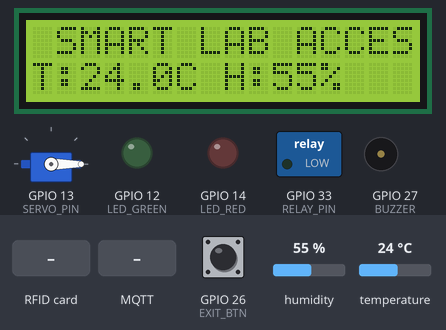
The program below on a simulated ESP32. Shown: 16×2 character LCD, servo, switched loads named in the program (green lamp = pin HIGH), output pins drawn as LEDs (lit = HIGH), buzzer (waves = sounding). Inputs (shaded band) come from the test bench; at power-on: GPIO 26 (EXIT_BTN) HIGH, humidity 55 %, temperature 24 °C. WiFi joins after 1.5 s; servers stay silent unless stated; random numbers use the default seed unless the program sets one; no MQTT or app messages arrive unless stated; what the program prints to the serial monitor is not drawn.

Above: at 2.8 s.
2.9 s: GPIO 26 (EXIT_BTN) pulled LOW for 0.15 s
At 3.5 s:
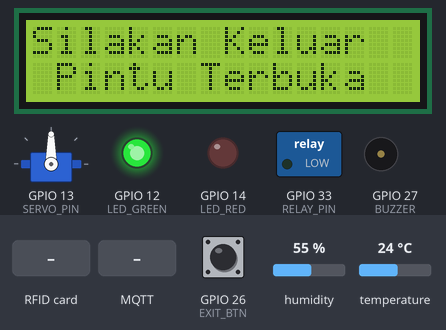
7.8 s: RFID card 5E 7A 19 C4 held to the reader
At 9.3 s:
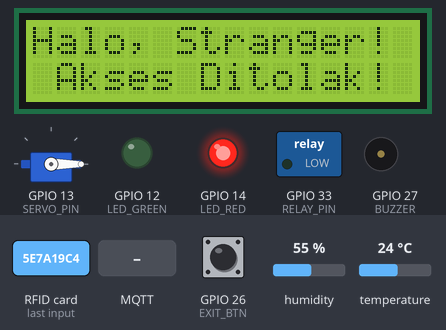
11.6 s: MQTT message "OPEN" arrives on the first subscribed topic
At 12.9 s:
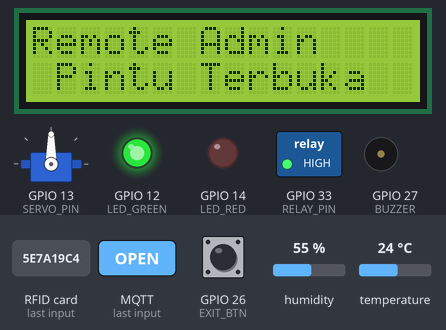
16.5 s: RFID card 04 11 22 33 held to the reader
At 17.5 s:
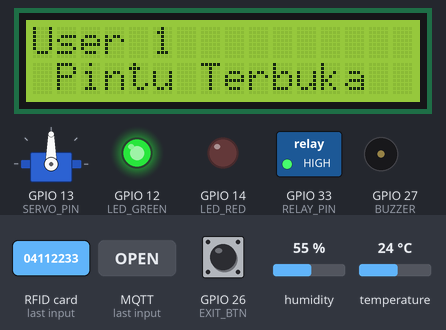
21.4 s: humidity set to 22 %
At 27.0 s:
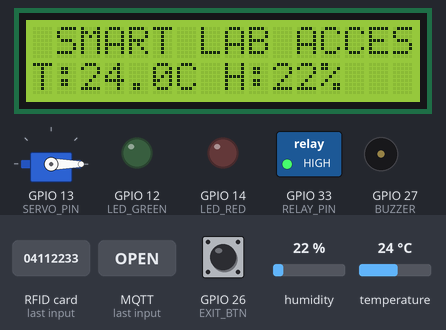
28.0 s: temperature set to 12 °C
At 32.1 s:
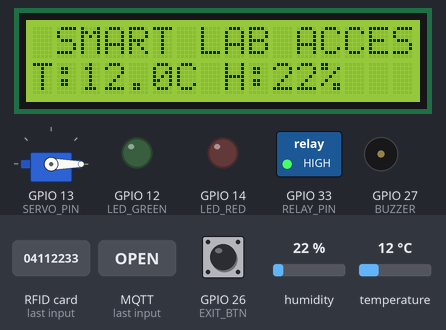
Timing chart, 0 to 33.6 s (numbered marks = the images above; inputs shaded):
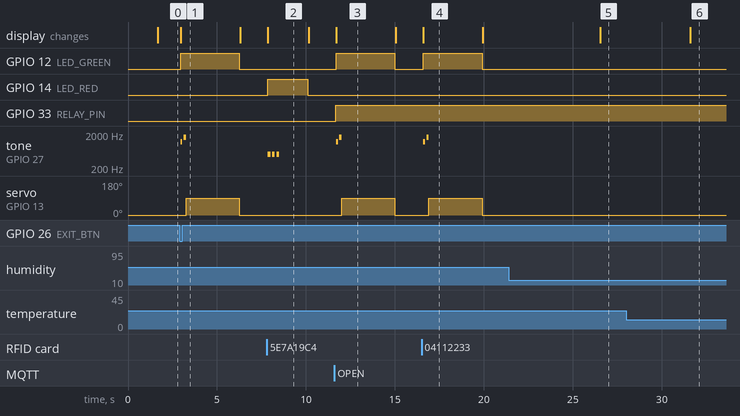

The program:

main.cpp
```cpp
#include <Arduino.h>
#include <WiFi.h>
#include <PubSubClient.h>
#include <SPI.h>
#include <MFRC522.h>
#include <Wire.h>
#include <LiquidCrystal_I2C.h>
#include <ESP32Servo.h>
#include <DHT.h>

// ================= KONFIGURASI WI-FI & MQTT =================
const char* ssid        = "Wokwi-GUEST";
const char* password    = "";
const char* mqtt_server = "broker.hivemq.com";

// Topic MQTT
const char* topic_log     = "smartlab/galih1010/log";
const char* topic_control = "smartlab/galih1010/control";
const char* topic_env     = "smartlab/galih1010/suhu";

WiFiClient espClient;
PubSubClient client(espClient);

// ================= KONFIGURASI PIN HARDWARE =================
#define SS_PIN    5
#define RST_PIN   4
#define SERVO_PIN 13
#define LED_GREEN 12
#define LED_RED   14
#define BUZZER    27

#define EXIT_BTN  26
#define DHT_PIN   25
#define RELAY_PIN 33
#define DHT_TYPE  DHT22

MFRC522 rfid(SS_PIN, RST_PIN);
LiquidCrystal_I2C lcd(0x27, 16, 2);
Servo doorServo;
DHT dht(DHT_PIN, DHT_TYPE);

struct CardUser {
  byte uid[4];
  String name;
};

CardUser knownUsers[] = {
  {{0x04, 0x11, 0x22, 0x33}, "User 1"},  // Blue Card
  {{0xC0, 0xFF, 0xEE, 0x99}, "User 2"}   // Red Card
};

const int totalKnownUsers = sizeof(knownUsers) / sizeof(knownUsers[0]);
unsigned long lastEnvSend = 0;

// Deklarasi Fungsi (Wajib untuk C++ .cpp)
void updateEnvironment();
void bukaPintu(String judul);
void tolakAkses();
String getUserName(byte *cardUID, byte cardSize);
void showStandbyMessage();

void callback(char* topic, byte* payload, unsigned int length) {
  String message = "";
  for (unsigned int i = 0; i < length; i++) {
    message += (char)payload[i];
  }
  Serial.println("Pesan MQTT masuk [" + String(topic) + "]: " + message);

  if (String(topic) == topic_control) {
    if (message == "OPEN") {
      client.publish(topic_log, "Pintu dibuka jarak jauh oleh Admin!");
      digitalWrite(RELAY_PIN, HIGH);
      bukaPintu("Remote Admin");
      showStandbyMessage();
    }
    else if (message == "LAMP_ON") {
      digitalWrite(RELAY_PIN, HIGH);
      client.publish(topic_log, "Lampu Lab: DINYALAKAN oleh Admin");
      Serial.println("-> Relay Lampu ON");
    }
    else if (message == "LAMP_OFF") {
      digitalWrite(RELAY_PIN, LOW);
      client.publish(topic_log, "Lampu Lab: DIMATIKAN oleh Admin");
      Serial.println("-> Relay Lampu OFF");
    }
  }
}

void reconnectMQTT() {
  while (!client.connected()) {
    Serial.print("Menghubungkan ke MQTT Broker...");
    String clientId = "ESP32-SmartLab-" + String(random(0xffff), HEX);

    if (client.connect(clientId.c_str())) {
      Serial.println("Terhubung!");
      client.subscribe(topic_control);
      client.publish(topic_log, "System Smart Lab All-in-One Online!");
    } else {
      Serial.print("Gagal, rc=");
      Serial.print(client.state());
      Serial.println(" coba lagi 2 detik...");
      delay(2000);
    }
  }
}

void setup() {
  Serial.begin(115200);

  SPI.begin(18, 19, 23, 5);
  rfid.PCD_Init();

  Wire.begin(21, 22);
  lcd.init();
  lcd.backlight();

  dht.begin();

  ESP32PWM::allocateTimer(0);
  doorServo.setPeriodHertz(50);
  doorServo.attach(SERVO_PIN, 500, 2400);
  doorServo.write(0);

  pinMode(LED_GREEN, OUTPUT);
  pinMode(LED_RED, OUTPUT);
  pinMode(BUZZER, OUTPUT);
  pinMode(RELAY_PIN, OUTPUT);
  pinMode(EXIT_BTN, INPUT_PULLUP);

  digitalWrite(RELAY_PIN, LOW);

  lcd.print("Connecting WiFi");
  WiFi.begin(ssid, password, 6);
  while (WiFi.status() != WL_CONNECTED) {
    delay(500);
    Serial.print(".");
  }
  Serial.println("\nWiFi Connected!");

  client.setServer(mqtt_server, 1883);
  client.setCallback(callback);

  showStandbyMessage();
}

void loop() {
  if (!client.connected()) {
    reconnectMQTT();
  }
  client.loop();

  if (digitalRead(EXIT_BTN) == LOW) {
    Serial.println("-> Tombol Keluar Ditekan!");
    client.publish(topic_log, "EXIT: Seseorang keluar dari dalam Lab (Lampu Lab OFF)");
    digitalWrite(RELAY_PIN, LOW);
    bukaPintu("Silakan Keluar");
    showStandbyMessage();
  }

  if (millis() - lastEnvSend > 5000) {
    lastEnvSend = millis();
    updateEnvironment();
  }

  if (!rfid.PICC_IsNewCardPresent() || !rfid.PICC_ReadCardSerial()) {
    delay(50);
    return;
  }

  String userName = getUserName(rfid.uid.uidByte, rfid.uid.size);

  if (userName != "Stranger") {
    String logMsg = "AKSES DITERIMA: " + userName + " (Lampu Lab ON)";
    Serial.println("-> " + logMsg);
    client.publish(topic_log, logMsg.c_str());
    digitalWrite(RELAY_PIN, HIGH);
    bukaPintu(userName);
  } else {
    String alertMsg = "AKSES DITOLAK: Stranger mencoba masuk!";
    Serial.println("-> " + alertMsg);
    client.publish(topic_log, alertMsg.c_str());
    tolakAkses();
  }

  rfid.PICC_HaltA();
  showStandbyMessage();
}

void updateEnvironment() {
  float suhu = dht.readTemperature();
  float lembab = dht.readHumidity();

  if (!isnan(suhu) && !isnan(lembab)) {
    lcd.setCursor(0, 1);
    lcd.print("T:" + String(suhu, 1) + "C H:" + String(lembab, 0) + "%   ");

    String envPayload = "{\"suhu\":" + String(suhu, 1) + ",\"kelembapan\":" + String(lembab, 1) + "}";
    client.publish(topic_env, envPayload.c_str());
  }
}

void bukaPintu(String judul) {
  lcd.clear();
  lcd.setCursor(0, 0);
  lcd.print(judul);
  lcd.setCursor(0, 1);
  lcd.print(" Pintu Terbuka  ");

  digitalWrite(LED_GREEN, HIGH);

  tone(BUZZER, 1200); delay(100);
  noTone(BUZZER);     delay(80);
  tone(BUZZER, 1600); delay(120);
  noTone(BUZZER);

  doorServo.write(90);
  delay(3000);
  doorServo.write(0);
  digitalWrite(LED_GREEN, LOW);
}

void tolakAkses() {
  lcd.clear();
  lcd.setCursor(0, 0);
  lcd.print("Halo, Stranger!");
  lcd.setCursor(0, 1);
  lcd.print(" Akses Ditolak! ");

  digitalWrite(LED_RED, HIGH);

  for (int i = 0; i < 3; i++) {
    tone(BUZZER, 500); delay(150);
    noTone(BUZZER);    delay(100);
  }

  delay(1500);
  digitalWrite(LED_RED, LOW);
}

String getUserName(byte *cardUID, byte cardSize) {
  for (int i = 0; i < totalKnownUsers; i++) {
    bool match = true;
    for (int j = 0; j < cardSize; j++) {
      if (cardUID[j] != knownUsers[i].uid[j]) {
        match = false;
        break;
      }
    }
    if (match) return knownUsers[i].name;
  }
  return "Stranger";
}

void showStandbyMessage() {
  lcd.clear();
  lcd.setCursor(0, 0);
  lcd.print(" SMART LAB ACCESS ");
  updateEnvironment();
}
```

Measured:
- after the input at 2.9 s, GPIO 12 (LED_GREEN): LOW → HIGH after 0.06 s, → LOW 3.3 s later; tone on GPIO 27 (BUZZER): silent → 1200 Hz after 0.06 s, → silent 0.10 s later, → 1600 Hz 0.08 s later, → silent 0.12 s later; servo on GPIO 13 (SERVO_PIN): 0° → 90° after 0.36 s, → 0° 3.0 s later; the display: changes after 0.06 s (image 1)
- after the input at 7.8 s, GPIO 14 (LED_RED): LOW → HIGH after 0.06 s, → LOW 2.3 s later; tone on GPIO 27 (BUZZER): alternates 500 Hz for 0.15 s and silent for 0.10 s, 6 changes in all, then stays silent, starting after 0.06 s; the display: changes after 0.06 s (image 2)
- after the input at 11.6 s, GPIO 12 (LED_GREEN): LOW → HIGH after 0.10 s, → LOW 3.3 s later; GPIO 33 (RELAY_PIN): LOW → HIGH after 0.07 s
- after the input at 16.5 s, GPIO 12 (LED_GREEN): LOW → HIGH after 0.09 s, → LOW 3.3 s later; tone on GPIO 27 (BUZZER): silent → 1200 Hz after 0.09 s, → silent 0.10 s later, → 1600 Hz 0.08 s later, → silent 0.12 s later; servo on GPIO 13 (SERVO_PIN): 0° → 90° after 0.39 s, → 0° 3.0 s later; the display: changes after 0.09 s (image 4)
- after the input at 21.4 s, the display: changes after 5.1 s (image 5)
- after the input at 28.0 s, the display: changes after 3.6 s (image 6)
- what the display in image 2 shows lasts 2.2 s, from 7.9 s to 10.1 s
